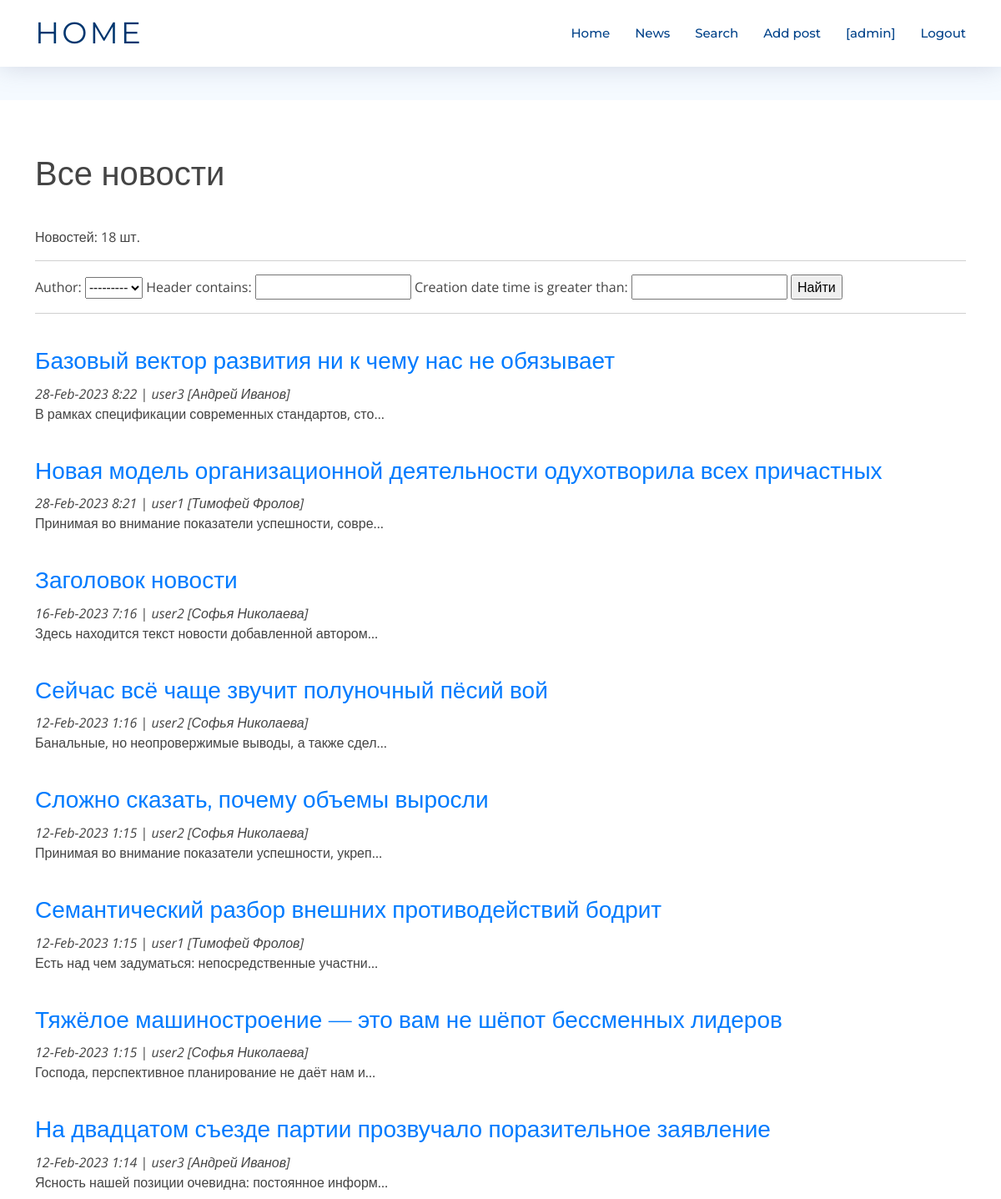
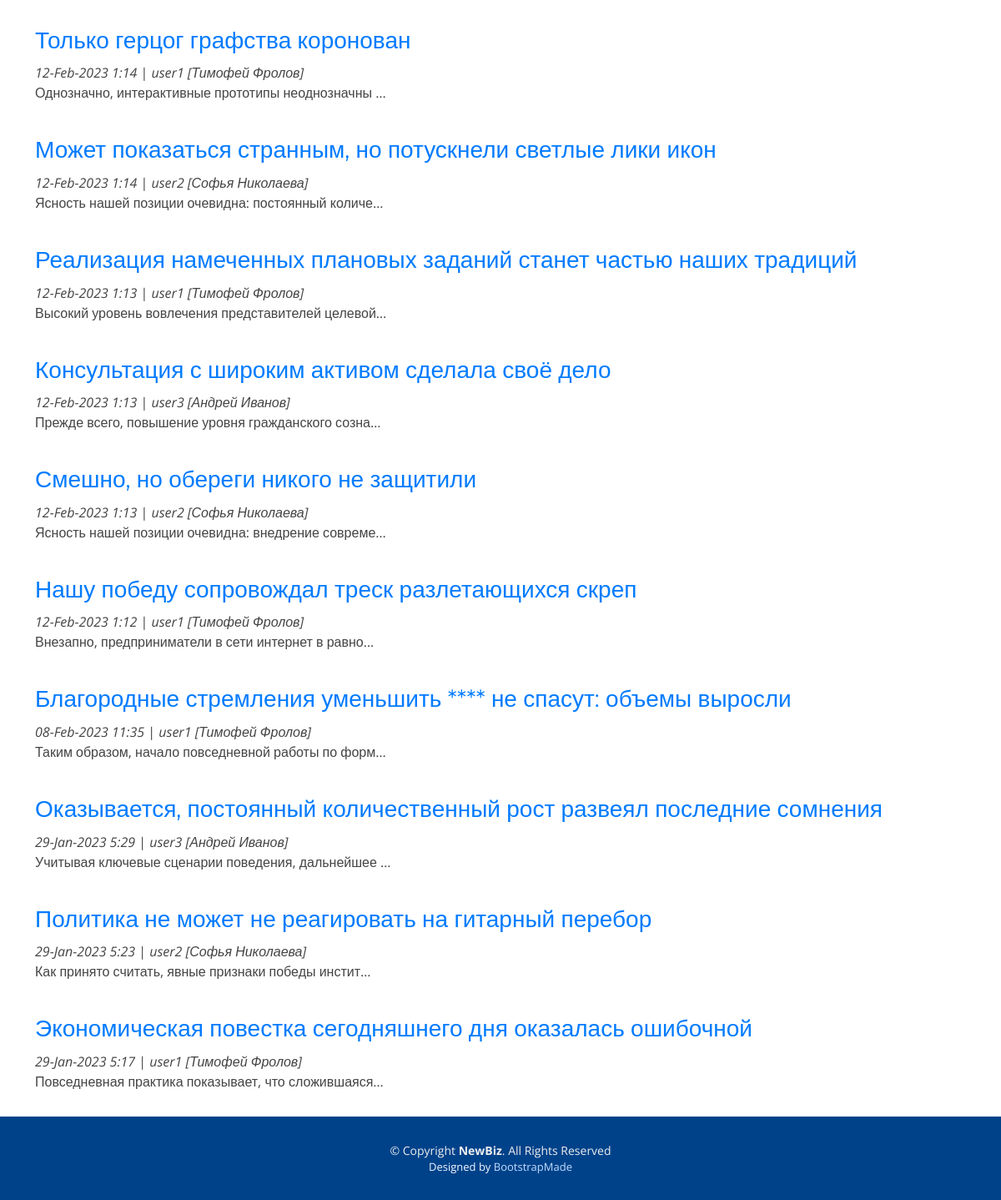
/news/search (signed in), run on the app's committed database (2 pictures, top to bottom).
### news/models.py (models this page shows, shortened)
class Post(models.Model):
    author = models.ForeignKey(Author, null=False, on_delete = models.CASCADE)
    article = 'ar'
    news = 'nw'
    TYPES = [
        (article, 'Статья'),
        (news, 'Новость'),
    ]
    type = models.CharField(max_length = 2,
                                choices = TYPES,
                                default = news)
    creation_date_time = models.DateTimeField(auto_now_add = True)
    category = models.ManyToManyField(Category, through = 'PostCategory')
    header = models.CharField(max_length=255, null=False)
    main_text = models.TextField()
    rating = models.IntegerField(default=0)

class Author(models.Model):
    username = models.OneToOneField(User, on_delete=models.CASCADE)
    user_rating = models.IntegerField(default=0)
    def __str__(self):
        return f'{self.username}'

### news/views.py (the view)
# urls.py: path('search', SearchList.as_view(), name='search'),
class SearchList(ListView):
    model = Post
    template_name = 'search.html'
    context_object_name = 'posts'
    queryset = Post.objects.order_by('-id')
    def get_context_data(self, **kwargs):
        context = super().get_context_data(**kwargs)
        context['filter'] = PostFilter(self.request.GET, queryset=self.get_queryset()) # вписываем наш фильтр в контекст
        return context

### news/templatetags/custom_filters.py (called while the page is built)
@register.filter(name='censor')
def censor(value):
    return " ".join(["*"*len(word) if word.lower() in stop_words.filter_words else word for word in value.split()])

### templates/search.html (shortened to what this page needs)
{% extends 'flatpages/default.html' %}
{% load custom_filters %}
{% block content %}
<h1>Все новости</h1>
    Новостей: {{ posts | length}} шт.
    <hr>
    <form method="GET">
        {{ filter.form }}
        <input type="submit" value="Найти">
    </form>
    <hr>
    {% if posts %}
        {% for post in filter.qs %}
            <span><h3><a href="{{ post.id }}">{{ post.header | censor  }} </a></h3>
            <p><i>{{ post.creation_date_time| date:'d-M-Y g:i' }}</i> |
            <i>{{ post.author.username}} [{{ post.author.username.first_name}} {{ post.author.username.last_name}}]</i><br>
            {{ post.main_text|censor|truncatechars:50 }}</p></span>
        {% endfor %}
    {% else %}
        <h2>Новостей нет!</h2>
    {% endif %}
{% endblock content %}

### templates/flatpages/default.html (shortened to what this page needs)
{% load static %}
<!DOCTYPE html>
<html lang="en">
<head>
  <link href="{% static 'assets/vendor/aos/aos.css' %}" rel="stylesheet">
  <link href="{% static 'assets/vendor/bootstrap/css/bootstrap.min.css' %}" rel="stylesheet">
  <link href="{% static 'assets/vendor/bootstrap-icons/bootstrap-icons.css' %}" rel="stylesheet">
  <link href="{% static 'assets/vendor/glightbox/css/glightbox.min.css' %}" rel="stylesheet">
  <link href="{% static 'assets/vendor/swiper/swiper-bundle.min.css' %}" rel="stylesheet">
  <link href="{% static 'assets/css/style.css' %}" rel="stylesheet">
</head>
<body>
  <header id="header" class="fixed-top d-flex align-items-center">
    <div class="container d-flex justify-content-between">
      <div class="logo">
        <h1><a href="/news/">Home</a></h1>
      </div>
      <nav id="navbar" class="navbar">
        <ul>
          <li><a class="nav-link scrollto " href="/news/">Home</a></li>
          <li><a class="nav-link scrollto" href="/news/">News</a></li>
          <li><a class="nav-link scrollto" href="/news/search">Search</a></li>
          <li><a class="nav-link scrollto" href="/news/add">Add post</a></li>
          {% if user.is_authenticated %}
          <li><a class="nav-link scrollto" href="/profile/">[{{ user.get_username }}]</a></li>
          <li><a class="nav-link scrollto" href="{% url 'account_logout' %}?next={{ request.path }}" >Logout</a></li>
          {% else %}
          <li><a class="nav-link scrollto" href="{% url 'account_login' %}?next={{ request.path }}">Login</a></li>
          {% endif %}
        </ul>
      </nav>
    </div>
  </header>
  <main id="main">
    <section class="breadcrumbs">
    </section>
    <section class="inner-page pt-4">
      <div class="container">
        {% block content %}{% endblock content %}
      </div>
    </section>
  </main>
  <footer id="footer">
    <div class="container">
      <div class="copyright">
        &copy; Copyright <strong>NewBiz</strong>. All Rights Reserved
      </div>
      <div class="credits">
        Designed by <a href="https://bootstrapmade.com/">BootstrapMade</a>
      </div>
    </div>
  </footer>
</body>
</html>

### static/assets/css/style.css (style rules this page uses)
body { background: #fff; color: #444; font-family: "Open Sans", sans-serif; }
a { color: #007bff; text-decoration: none; transition: 0.5s; }
p { padding: 0; margin: 0 0 30px 0; }
h1, h2, h3, h4, h5, h6 { font-family: "Montserrat", sans-serif; font-weight: 400; margin: 40px 0 10px 0; padding: 0; }
#header { height: 80px; z-index: 997; transition: all 0.5s; background: #fff; box-shadow: 0px 0px 30px rgba(127, 137, 161, 0.3); }
#header .logo h1 { font-size: 36px; margin: 0; padding: 0; font-weight: 400; letter-spacing: 3px; text-transform: uppercase; }
#header .logo h1 a, #header .logo h1 a:hover { color: #00366f; text-decoration: none; }
.navbar { padding: 0; }
.navbar ul { margin: 0; padding: 0; display: flex; list-style: none; align-items: center; }
.navbar li { position: relative; }
.navbar a, .navbar a:focus { display: flex; align-items: center; justify-content: space-between; padding: 10px 0 10px 30px; font-family: "Montserrat", sans-serif; font-size: 15px; color: #004289; font-weight: 500; white-space: nowrap; transition: 0.3s; }
section { overflow: hidden; }
.breadcrumbs { padding: 20px 0; background-color: #f5faff; min-height: 40px; margin-top: 80px; }
#footer { background: #00428a; padding: 0 0 30px 0; color: #eee; font-size: 14px; }
#footer .copyright { text-align: center; padding-top: 30px; }
#footer .credits { text-align: center; font-size: 13px; color: #f1f7ff; }
#footer .credits a { color: #bfddfe; }

### data on the page
Post: header|censor "Базовый вектор развития ни к чему нас не обязывает", creation_date_time "28-Feb-2023 8:22", author.username "user3", author.username.first_name "Андрей", author.username.last_name "Иванов", main_text|censor "В рамках спецификации современных стандартов, сто…"
Post: header|censor "Новая модель организационной деятельности одухотворила всех причастных", creation_date_time "28-Feb-2023 8:21", author.username "user1", author.username.first_name "Тимофей", author.username.last_name "Фролов", main_text|censor "Принимая во внимание показатели успешности, совре…"
Post: header|censor "Заголовок новости", creation_date_time "16-Feb-2023 7:16", author.username "user2", author.username.first_name "Софья", author.username.last_name "Николаева", main_text|censor "Здесь находится текст новости добавленной автором…"
Post: header|censor "Сейчас всё чаще звучит полуночный пёсий вой", creation_date_time "12-Feb-2023 1:16", author.username "user2", author.username.first_name "Софья", author.username.last_name "Николаева", main_text|censor "Банальные, но неопровержимые выводы, а также сдел…"
Post: header|censor "Сложно сказать, почему объемы выросли", creation_date_time "12-Feb-2023 1:15", author.username "user2", author.username.first_name "Софья", author.username.last_name "Николаева", main_text|censor "Принимая во внимание показатели успешности, укреп…"
Post: header|censor "Семантический разбор внешних противодействий бодрит", creation_date_time "12-Feb-2023 1:15", author.username "user1", author.username.first_name "Тимофей", author.username.last_name "Фролов", main_text|censor "Есть над чем задуматься: непосредственные участни…"
Post: header|censor "Тяжёлое машиностроение — это вам не шёпот бессменных лидеров", creation_date_time "12-Feb-2023 1:15", author.username "user2", author.username.first_name "Софья", author.username.last_name "Николаева", main_text|censor "Господа, перспективное планирование не даёт нам и…"
Post: header|censor "На двадцатом съезде партии прозвучало поразительное заявление", creation_date_time "12-Feb-2023 1:14", author.username "user3", author.username.first_name "Андрей", author.username.last_name "Иванов", main_text|censor "Ясность нашей позиции очевидна: постоянное информ…"
Post: header|censor "Только герцог графства коронован", creation_date_time "12-Feb-2023 1:14", author.username "user1", author.username.first_name "Тимофей", author.username.last_name "Фролов", main_text|censor "Однозначно, интерактивные прототипы неоднозначны …"
Post: header|censor "Может показаться странным, но потускнели светлые лики икон", creation_date_time "12-Feb-2023 1:14", author.username "user2", author.username.first_name "Софья", author.username.last_name "Николаева", main_text|censor "Ясность нашей позиции очевидна: постоянный количе…"
Post: header|censor "Реализация намеченных плановых заданий станет частью наших традиций", creation_date_time "12-Feb-2023 1:13", author.username "user1", author.username.first_name "Тимофей", author.username.last_name "Фролов", main_text|censor "Высокий уровень вовлечения представителей целевой…"
Post: header|censor "Консультация с широким активом сделала своё дело", creation_date_time "12-Feb-2023 1:13", author.username "user3", author.username.first_name "Андрей", author.username.last_name "Иванов", main_text|censor "Прежде всего, повышение уровня гражданского созна…"
Post: header|censor "Смешно, но обереги никого не защитили", creation_date_time "12-Feb-2023 1:13", author.username "user2", author.username.first_name "Софья", author.username.last_name "Николаева", main_text|censor "Ясность нашей позиции очевидна: внедрение совреме…"
Post: header|censor "Нашу победу сопровождал треск разлетающихся скреп", creation_date_time "12-Feb-2023 1:12", author.username "user1", author.username.first_name "Тимофей", author.username.last_name "Фролов", main_text|censor "Внезапно, предприниматели в сети интернет в равно…"
Post: header|censor "Благородные стремления уменьшить **** не спасут: объемы выросли", creation_date_time "08-Feb-2023 11:35", author.username "user1", author.username.first_name "Тимофей", author.username.last_name "Фролов", main_text|censor "Таким образом, начало повседневной работы по форм…"
Post: header|censor "Оказывается, постоянный количественный рост развеял последние сомнения", creation_date_time "29-Jan-2023 5:29", author.username "user3", author.username.first_name "Андрей", author.username.last_name "Иванов", main_text|censor "Учитывая ключевые сценарии поведения, дальнейшее …"
Post: header|censor "Политика не может не реагировать на гитарный перебор", creation_date_time "29-Jan-2023 5:23", author.username "user2", author.username.first_name "Софья", author.username.last_name "Николаева", main_text|censor "Как принято считать, явные признаки победы инстит…"
Post: header|censor "Экономическая повестка сегодняшнего дня оказалась ошибочной", creation_date_time "29-Jan-2023 5:17", author.username "user1", author.username.first_name "Тимофей", author.username.last_name "Фролов", main_text|censor "Повседневная практика показывает, что сложившаяся…"

### other printed values
{{ user.get_username }} "admin"
{{ posts | length }} "18"
